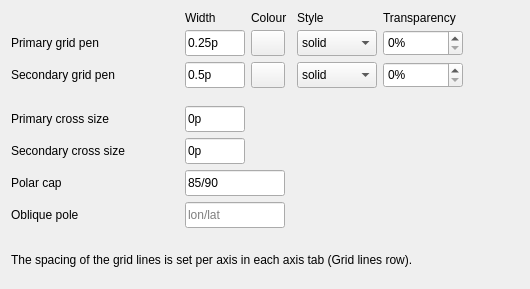
   <widget class="QWidget" name="tabGrid">
    <attribute name="title">
     <string>Grid lines</string>
    </attribute>
    <widget class="QLabel" name="lblHdrGridW">
     <property name="geometry">
      <rect>
       <x>185</x>
       <y>8</y>
       <width>60</width>
       <height>20</height>
      </rect>
     </property>
     <property name="text">
      <string>Width</string>
     </property>
    </widget>
    <widget class="QLabel" name="lblHdrGridC">
     <property name="geometry">
      <rect>
       <x>251</x>
       <y>8</y>
       <width>46</width>
       <height>20</height>
      </rect>
     </property>
     <property name="text">
      <string>Colour</string>
     </property>
    </widget>
    <widget class="QLabel" name="lblHdrGridS">
     <property name="geometry">
      <rect>
       <x>297</x>
       <y>8</y>
       <width>80</width>
       <height>20</height>
      </rect>
     </property>
     <property name="text">
      <string>Style</string>
     </property>
    </widget>
    <widget class="QLabel" name="lblHdrGridT">
     <property name="geometry">
      <rect>
       <x>383</x>
       <y>8</y>
       <width>100</width>
       <height>20</height>
      </rect>
     </property>
     <property name="text">
      <string>Transparency</string>
     </property>
    </widget>
    <widget class="QLabel" name="lblGridPenP">
     <property name="geometry">
      <rect>
       <x>11</x>
       <y>30</y>
       <width>170</width>
       <height>26</height>
      </rect>
     </property>
     <property name="text">
      <string>Primary grid pen</string>
     </property>
    </widget>
    <widget class="QLineEdit" name="editGridPenPW">
     <property name="geometry">
      <rect>
       <x>185</x>
       <y>30</y>
       <width>60</width>
       <height>26</height>
      </rect>
     </property>
     <property name="toolTip">
      <string>MAP_GRID_PEN_PRIMARY width.</string>
     </property>
     <property name="text">
      <string>0.25p</string>
     </property>
     <property name="gmtKey" stdset="0">
      <string>MAP_GRID_PEN_PRIMARY</string>
     </property>
     <property name="gmtPart" stdset="0">
      <string>width</string>
     </property>
    </widget>
    <widget class="QPushButton" name="btnGridPenPC">
     <property name="geometry">
      <rect>
       <x>251</x>
       <y>30</y>
       <width>34</width>
       <height>26</height>
      </rect>
     </property>
     <property name="toolTip">
      <string>MAP_GRID_PEN_PRIMARY colour.</string>
     </property>
     <property name="gmtKey" stdset="0">
      <string>MAP_GRID_PEN_PRIMARY</string>
     </property>
     <property name="gmtPart" stdset="0">
      <string>color</string>
     </property>
     <property name="gmtColor" stdset="0">
      <string>black</string>
     </property>
    </widget>
    <widget class="QComboBox" name="cmbGridPenPS">
     <property name="geometry">
      <rect>
       <x>297</x>
       <y>30</y>
       <width>80</width>
       <height>26</height>
      </rect>
     </property>
     <property name="toolTip">
      <string>MAP_GRID_PEN_PRIMARY style.</string>
     </property>
     <property name="gmtKey" stdset="0">
      <string>MAP_GRID_PEN_PRIMARY</string>
     </property>
     <property name="gmtPart" stdset="0">
      <string>style</string>
     </property>
     <item>
      <property name="text">
       <string>solid</string>
      </property>
     </item>
     <item>
      <property name="text">
       <string>dash</string>
      </property>
     </item>
     <item>
      <property name="text">
       <string>dot</string>
      </property>
     </item>
     <item>
      <property name="text">
       <string>dash-dot</string>
      </property>
     </item>
    </widget>
    <widget class="QSpinBox" name="spinGridPenPT">
     <property name="geometry">
      <rect>
       <x>383</x>
       <y>30</y>
       <width>80</width>
       <height>26</height>
      </rect>
     </property>
     <property name="toolTip">
      <string>MAP_GRID_PEN_PRIMARY transparency, 0 (opaque) to 100 % (the pen colour's @transparency).</string>
     </property>
     <property name="suffix">
      <string>%</string>
     </property>
     <property name="maximum">
      <number>100</number>
     </property>
     <property name="gmtKey" stdset="0">
      <string>MAP_GRID_PEN_PRIMARY</string>
     </property>
     <property name="gmtPart" stdset="0">
      <string>transparency</string>
     </property>
    </widget>
    <widget class="QLabel" name="lblGridPenS">
     <property name="geometry">
      <rect>
       <x>11</x>
       <y>62</y>
       <width>170</width>
       <height>26</height>
      </rect>
     </property>
     <property name="text">
      <string>Secondary grid pen</string>
     </property>
    </widget>
    <widget class="QLineEdit" name="editGridPenSW">
     <property name="geometry">
      <rect>
       <x>185</x>
       <y>62</y>
       <width>60</width>
       <height>26</height>
      </rect>
     </property>
     <property name="toolTip">
      <string>MAP_GRID_PEN_SECONDARY width.</string>
     </property>
     <property name="text">
      <string>0.5p</string>
     </property>
     <property name="gmtKey" stdset="0">
      <string>MAP_GRID_PEN_SECONDARY</string>
     </property>
     <property name="gmtPart" stdset="0">
      <string>width</string>
     </property>
    </widget>
    <widget class="QPushButton" name="btnGridPenSC">
     <property name="geometry">
      <rect>
       <x>251</x>
       <y>62</y>
       <width>34</width>
       <height>26</height>
      </rect>
     </property>
     <property name="toolTip">
      <string>MAP_GRID_PEN_SECONDARY colour.</string>
     </property>
     <property name="gmtKey" stdset="0">
      <string>MAP_GRID_PEN_SECONDARY</string>
     </property>
     <property name="gmtPart" stdset="0">
      <string>color</string>
     </property>
     <property name="gmtColor" stdset="0">
      <string>black</string>
     </property>
    </widget>
    <widget class="QComboBox" name="cmbGridPenSS">
     <property name="geometry">
      <rect>
       <x>297</x>
       <y>62</y>
       <width>80</width>
       <height>26</height>
      </rect>
     </property>
     <property name="toolTip">
      <string>MAP_GRID_PEN_SECONDARY style.</string>
     </property>
     <property name="gmtKey" stdset="0">
      <string>MAP_GRID_PEN_SECONDARY</string>
     </property>
     <property name="gmtPart" stdset="0">
      <string>style</string>
     </property>
     <item>
      <property name="text">
       <string>solid</string>
      </property>
     </item>
     <item>
      <property name="text">
       <string>dash</string>
      </property>
     </item>
     <item>
      <property name="text">
       <string>dot</string>
      </property>
     </item>
     <item>
      <property name="text">
       <string>dash-dot</string>
      </property>
     </item>
    </widget>
    <widget class="QSpinBox" name="spinGridPenST">
     <property name="geometry">
      <rect>
       <x>383</x>
       <y>62</y>
       <width>80</width>
       <height>26</height>
      </rect>
     </property>
     <property name="toolTip">
      <string>MAP_GRID_PEN_SECONDARY transparency, 0 (opaque) to 100 %.</string>
     </property>
     <property name="suffix">
      <string>%</string>
     </property>
     <property name="maximum">
      <number>100</number>
     </property>
     <property name="gmtKey" stdset="0">
      <string>MAP_GRID_PEN_SECONDARY</string>
     </property>
     <property name="gmtPart" stdset="0">
      <string>transparency</string>
     </property>
    </widget>
    <widget class="QLabel" name="lblGridCrossP">
     <property name="geometry">
      <rect>
       <x>11</x>
       <y>106</y>
       <width>170</width>
       <height>26</height>
      </rect>
     </property>
     <property name="text">
      <string>Primary cross size</string>
     </property>
    </widget>
    <widget class="QLineEdit" name="editGridCrossP">
     <property name="geometry">
      <rect>
       <x>185</x>
       <y>106</y>
       <width>60</width>
       <height>26</height>
      </rect>
     </property>
     <property name="toolTip">
      <string>MAP_GRID_CROSS_SIZE_PRIMARY: 0 draws continuous grid lines; a size draws a cross of that size at each intersection; negative = ticks only away from the Equator and Greenwich.</string>
     </property>
     <property name="text">
      <string>0p</string>
     </property>
     <property name="gmtKey" stdset="0">
      <string>MAP_GRID_CROSS_SIZE_PRIMARY</string>
     </property>
    </widget>
    <widget class="QLabel" name="lblGridCrossS">
     <property name="geometry">
      <rect>
       <x>11</x>
       <y>138</y>
       <width>170</width>
       <height>26</height>
      </rect>
     </property>
     <property name="text">
      <string>Secondary cross size</string>
     </property>
    </widget>
    <widget class="QLineEdit" name="editGridCrossS">
     <property name="geometry">
      <rect>
       <x>185</x>
       <y>138</y>
       <width>60</width>
       <height>26</height>
      </rect>
     </property>
     <property name="toolTip">
      <string>MAP_GRID_CROSS_SIZE_SECONDARY: the same, at the secondary intersections.</string>
     </property>
     <property name="text">
      <string>0p</string>
     </property>
     <property name="gmtKey" stdset="0">
      <string>MAP_GRID_CROSS_SIZE_SECONDARY</string>
     </property>
    </widget>
    <widget class="QLabel" name="lblPolarCap">
     <property name="geometry">
      <rect>
       <x>11</x>
       <y>170</y>
       <width>170</width>
       <height>26</height>
      </rect>
     </property>
     <property name="text">
      <string>Polar cap</string>
     </property>
    </widget>
    <widget class="QLineEdit" name="editPolarCap">
     <property name="geometry">
      <rect>
       <x>185</x>
       <y>170</y>
       <width>100</width>
       <height>26</height>
      </rect>
     </property>
     <property name="toolTip">
      <string>MAP_POLAR_CAP: lat/dlon. Ordinary grid lines stop at +/-lat; above it meridians are drawn every dlon. none = no special handling; auto = chosen from the region.</string>
     </property>
     <property name="text">
      <string>85/90</string>
     </property>
     <property name="gmtKey" stdset="0">
      <string>MAP_POLAR_CAP</string>
     </property>
    </widget>
    <widget class="QLabel" name="lblObliquePole">
     <property name="geometry">
      <rect>
       <x>11</x>
       <y>202</y>
       <width>170</width>
       <height>26</height>
      </rect>
     </property>
     <property name="text">
      <string>Oblique pole</string>
     </property>
    </widget>
    <widget class="QLineEdit" name="editObliquePole">
     <property name="geometry">
      <rect>
       <x>185</x>
       <y>202</y>
       <width>100</width>
       <height>26</height>
      </rect>
     </property>
     <property name="toolTip">
      <string>-B+o: draw the grid lines about another pole, given as lon/lat (geographic maps; ignored without grid lines). Empty = the North pole.</string>
     </property>
     <property name="placeholderText">
      <string>lon/lat</string>
     </property>
     <property name="gmtKey" stdset="0">
      <string>-B</string>
     </property>
     <property name="gmtPart" stdset="0">
      <string>+o</string>
     </property>
    </widget>
    <widget class="QLabel" name="lblGridNote">
     <property name="geometry">
      <rect>
       <x>11</x>
       <y>240</y>
       <width>510</width>
       <height>40</height>
      </rect>
     </property>
     <property name="text">
      <string>The spacing of the grid lines is set per axis in each axis tab (Grid lines row).</string>
     </property>
     <property name="wordWrap">
      <bool>true</bool>
     </property>
    </widget>
   </widget>
